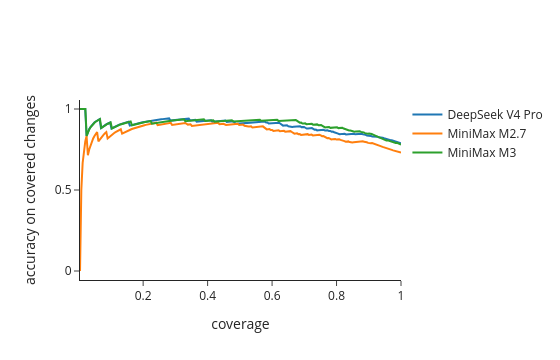

Notebook cell for this chart:
### Code cell
figure = go.Figure()
for m in sorted(changes["model"].unique().to_list()):
    rho = changes.filter(pl.col("model") == m)["rho"].to_numpy()
    correct = changes.filter(pl.col("model") == m)["Y"].to_numpy()
    coverage = [(rho >= t).mean() for t in sorted(set(rho), reverse=True)]
    accuracy = [correct[rho >= t].mean() for t in sorted(set(rho), reverse=True)]
    figure.add_trace(go.Scatter(x=coverage, y=accuracy, mode="lines", name=m))
figure.add_hline(y=changes["Y"].mean(), line=dict(color="#808080", dash="dot"))
figure.update_layout(
    height=360,
    width=560,
    xaxis_title="coverage",
    yaxis_title="accuracy on covered changes",
    template="simple_white",
)
figure.show()

### Figure 1 — Plotly figure (JSON) as saved in the notebook; plotly's stock layout.template omitted (floating-point values rounded to 4 significant figures; data arrays with more than 128 entries replaced by an {"elided": "..."} marker saying what was removed)
{"data": [{"mode": "lines", "name": "DeepSeek V4 Pro", "type": "scatter", "x": {"elided": "235 float values"}, "y": {"elided": "235 float values"}}, {"mode": "lines", "name": "MiniMax M2.7", "type": "scatter", "x": {"elided": "242 float values"}, "y": {"elided": "242 float values"}}, {"mode": "lines", "name": "MiniMax M3", "type": "scatter", "x": {"elided": "242 float values"}, "y": {"elided": "242 float values"}}], "layout": {"height": 360, "shapes": [{"line": {"color": "#808080", "dash": "dot"}, "type": "line", "x0": 0, "x1": 1, "xref": "x domain", "y0": 0.7667, "y1": 0.7667, "yref": "y"}], "width": 560, "xaxis": {"title": {"text": "coverage"}}, "yaxis": {"title": {"text": "accuracy on covered changes"}}}}
